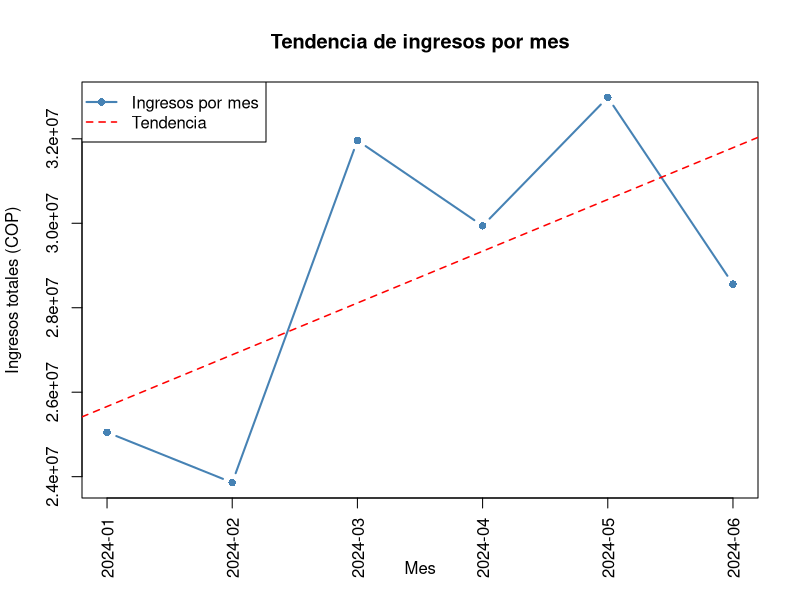

Write R code to recreate this figure.
# ============================================================
# TALLER – ANÁLISIS DE DATOS CON R
# Dataset: Ventas de Videojuegos
# ============================================================

# ────────────────────────────────────────────
# SECCIÓN 1: CARGA Y EXPLORACIÓN DEL DATASET
# ────────────────────────────────────────────

# Cargar el archivo CSV
mi_data <- read.csv("dataset_videojuegos_500.csv")

# Visualizar las primeras filas del dataset
print(head(mi_data))

# Identificar número de registros y variables
print(dim(mi_data))                          # Filas x Columnas
n_registros <- nrow(mi_data)                 # Número de filas
n_variables <- ncol(mi_data)                 # Número de columnas
print(paste("Registros:", n_registros))
print(paste("Variables:", n_variables))

# Analizar el tipo de dato de cada columna
str(mi_data)                                 # Estructura general
print(sapply(mi_data, class))                # Clase de cada variable

# Convertir la columna 'fecha' de texto a tipo Date
mi_data$fecha <- as.Date(mi_data$fecha)

# ────────────────────────────────────────────
# SECCIÓN 2: VECTOR – VARIABLE NUMÉRICA PRINCIPAL
# ────────────────────────────────────────────

# Almacenar la columna 'precio' en un vector
precios_vector <- mi_data$precio

# Calcular estadísticas básicas del precio
promedio_precio <- mean(precios_vector, na.rm = TRUE)   # Promedio
max_precio      <- max(precios_vector, na.rm = TRUE)    # Máximo
min_precio      <- min(precios_vector, na.rm = TRUE)    # Mínimo

print(paste("Promedio del precio:", promedio_precio))
print(paste("Precio máximo:", max_precio))
print(paste("Precio mínimo:", min_precio))

# Resumen estadístico completo del vector
summary(precios_vector)

# ────────────────────────────────────────────
# SECCIÓN 3: LISTA – INFORMACIÓN GENERAL DEL ANÁLISIS
# ────────────────────────────────────────────

# Se usa una lista porque permite almacenar distintos tipos
# de datos juntos: texto, números y fechas en un solo objeto
info_analisis <- list(
  nombre          = "Análisis de ventas de videojuegos",
  categoria_principal = "Videojuegos",
  ciudades        = unique(mi_data$ciudad),       # Vector con las ciudades del dataset
  n_registros     = nrow(mi_data),                # Número total de filas
  n_variables     = ncol(mi_data),                # Número total de columnas
  precio_promedio = mean(mi_data$precio),         # Promedio de precio (numérico)
  fecha_inicio    = min(mi_data$fecha),           # Fecha de venta más antigua (Date)
  fecha_fin       = max(mi_data$fecha)            # Fecha de venta más reciente (Date)
)

# Mostrar la lista completa
print(info_analisis)

# También se puede acceder a cada elemento individualmente
print(paste("Análisis:", info_analisis$nombre))
print(paste("Registros:", info_analisis$n_registros))
print(paste("Período:", info_analisis$fecha_inicio, "al", info_analisis$fecha_fin))


#Porque usamos una lista porque mezcla character, integer, Date y hasta 
#vectores dentro de un mismo objeto

# ────────────────────────────────────────────
# SECCIÓN 4: MATRIZ – VARIABLES NUMÉRICAS E INDICADOR
# ────────────────────────────────────────────

# Se usa una matriz porque permite organizar datos numéricos
# en formato fila-columna y operar sobre ellos fácilmente

matriz_ventas <- matrix(
  c(mi_data$precio, mi_data$cantidad),  # Datos: precio y cantidad
  ncol = 2,                              # Dos columnas
  dimnames = list(NULL, c("precio", "cantidad"))  # Nombres de columnas
)

# Ver las primeras filas de la matriz
print(head(matriz_ventas))

# Calcular un nuevo indicador: ingreso total por venta (precio x cantidad)
ingreso_total <- matriz_ventas[, "precio"] * matriz_ventas[, "cantidad"]

# Agregar el indicador como nueva columna al data frame original
mi_data$ingreso_total <- ingreso_total

# Verificar que se agregó correctamente
print(head(mi_data[, c("precio", "cantidad", "ingreso_total")]))

# Estadísticas básicas del nuevo indicador
print(paste("Ingreso total promedio:", mean(ingreso_total)))
print(paste("Ingreso total máximo:",  max(ingreso_total)))
print(paste("Ingreso total mínimo:",  min(ingreso_total)))

#la matriz solo acepta un tipo de dato (en este caso numérico), y eso la hace 
#ideal para operaciones matemáticas entre columnas, 
#como multiplicar precio × cantidad para obtener el ingreso


# ────────────────────────────────────────────
# SECCIÓN 5: FILTROS Y ESTADÍSTICAS BÁSICAS
# ────────────────────────────────────────────

# Los filtros permiten explorar subconjuntos del dataset
# según condiciones específicas de las variables

# --- Filtro 1: Ventas con precio mayor a 150000 ---
ventas_caras <- mi_data[mi_data$precio > 150000, ]
print(paste("Ventas con precio mayor a 150.000:", nrow(ventas_caras)))

# --- Filtro 2: Ventas por ciudad (Bogotá) ---
ventas_bogota <- mi_data[mi_data$ciudad == "Bogota", ]
print(paste("Ventas en Bogotá:", nrow(ventas_bogota)))

# --- Filtro 3: Ventas de una plataforma específica (PlayStation) ---
ventas_ps <- mi_data[mi_data$plataforma == "PlayStation", ]
print(paste("Ventas en PlayStation:", nrow(ventas_ps)))

# --- Filtro 4: Ventas con cantidad mayor a 3 unidades ---
ventas_cantidad_alta <- mi_data[mi_data$cantidad > 3, ]
print(paste("Ventas con más de 3 unidades:", nrow(ventas_cantidad_alta)))

# --- Filtro combinado: PlayStation con precio > 150000 ---
ventas_ps_caras <- mi_data[mi_data$plataforma == "PlayStation" & mi_data$precio > 150000, ]
print(paste("PlayStation con precio > 150.000:", nrow(ventas_ps_caras)))

# --- Estadísticas básicas generales del dataset ---
print(summary(mi_data$precio))
print(summary(mi_data$cantidad))
print(summary(mi_data$ingreso_total))

# ────────────────────────────────────────────
# SECCIÓN 6: FACTOR – VARIABLE CATEGÓRICA
# ────────────────────────────────────────────

# Un factor es la estructura adecuada para variables categóricas
# porque organiza los datos en niveles (categorías únicas)
# y permite analizar su frecuencia fácilmente

# Convertir la columna 'genero' a factor
genero_factor <- factor(mi_data$genero)

# Ver los niveles (categorías únicas) del factor
print("Categorías de género:")
print(levels(genero_factor))

# Ver cuántos niveles tiene
print(paste("Número de géneros distintos:", nlevels(genero_factor)))

# Frecuencia de cada categoría
print("Frecuencia por género:")
print(table(genero_factor))

# También convertir 'plataforma' a factor y analizar su frecuencia
plataforma_factor <- factor(mi_data$plataforma)

print("Categorías de plataforma:")
print(levels(plataforma_factor))

print("Frecuencia por plataforma:")
print(table(plataforma_factor))

# ────────────────────────────────────────────
# SECCIÓN 7: FRECUENCIAS Y AGRUPACIÓN
# ────────────────────────────────────────────

# Se calculan conteos y agrupaciones para identificar
# qué categorías concentran más ventas en el dataset

# --- Frecuencia por ciudad ---
freq_ciudad <- table(mi_data$ciudad)
print("Frecuencia de ventas por ciudad:")
print(freq_ciudad)

# Ciudad con más ventas
print(paste("Ciudad con más ventas:", names(which.max(freq_ciudad))))

# --- Frecuencia por plataforma ---
freq_plataforma <- table(mi_data$plataforma)
print("Frecuencia de ventas por plataforma:")
print(freq_plataforma)

# Plataforma con más ventas
print(paste("Plataforma con más ventas:", names(which.max(freq_plataforma))))

# --- Frecuencia cruzada: ciudad x plataforma ---
# Permite ver qué plataforma domina en cada ciudad
freq_ciudad_plataforma <- table(mi_data$ciudad, mi_data$plataforma)
print("Frecuencia cruzada ciudad x plataforma:")
print(freq_ciudad_plataforma)

# --- Agrupación: ingreso total por género ---
# Se usa aggregate para sumar ingresos agrupando por género
ingresos_por_genero <- aggregate(
  ingreso_total ~ genero,
  data = mi_data,
  FUN  = sum
)

# Ordenar de mayor a menor ingreso
ingresos_por_genero <- ingresos_por_genero[order(-ingresos_por_genero$ingreso_total), ]

print("Ingresos totales por género:")
print(ingresos_por_genero)

# Género con mayores ingresos
print(paste("Género con mayores ingresos:", ingresos_por_genero$genero[1]))

# 1. table(): Se utiliza para el CONTEO de registros. Solo dice cuántas veces 
#    aparece cada categoría (frecuencia absoluta).
# 2. aggregate(): Se utiliza para AGRUPAR datos y aplicar una función (como sum 
#    o mean) sobre una variable numérica (ej. sumar ingresos por fecha).
# 3. Frecuencia Cruzada: Al usar table(var1, var2), obtenemos el comportamiento 
#    combinado (ej. qué plataforma se vende más en cada ciudad), lo cual 
#    aporta un análisis más profundo que un conteo simple.

# ────────────────────────────────────────────
# SECCIÓN 8: ANÁLISIS TEMPORAL Y GRÁFICO
# ────────────────────────────────────────────

# Se analiza cómo evolucionan los ingresos a lo largo del tiempo
# agrupando las ventas por mes y generando un gráfico de tendencia

# --- Agrupar ingresos totales por mes ---
# Se extrae el mes y año de la columna fecha para agrupar
mi_data$mes <- format(mi_data$fecha, "%Y-%m")  # Crear columna mes (ej: "2024-03")

ingresos_por_mes <- aggregate(
  ingreso_total ~ mes,
  data = mi_data,
  FUN  = sum
)

# Ordenar cronológicamente
ingresos_por_mes <- ingresos_por_mes[order(ingresos_por_mes$mes), ]

print("Ingresos totales por mes:")
print(ingresos_por_mes)

# Mes con mayores ingresos
print(paste("Mes con mayores ingresos:", ingresos_por_mes$mes[which.max(ingresos_por_mes$ingreso_total)]))

# --- Gráfico de tendencia de ingresos por mes ---
plot(
  x    = 1:nrow(ingresos_por_mes),          # Posición en el eje X
  y    = ingresos_por_mes$ingreso_total,     # Ingresos en el eje Y
  type = "b",                                # Línea + puntos
  col  = "steelblue",
  lwd  = 2,
  pch  = 16,                                 # Forma del punto (círculo relleno)
  main = "Tendencia de ingresos por mes",    # Título del gráfico
  xlab = "Mes",                              # Etiqueta eje X
  ylab = "Ingresos totales (COP)",           # Etiqueta eje Y
  xaxt = "n"                                 # Desactivar eje X automático
)

# Agregar etiquetas de mes en el eje X
axis(
  side   = 1,
  at     = 1:nrow(ingresos_por_mes),
  labels = ingresos_por_mes$mes,
  las    = 2                                 # Etiquetas verticales
)

# Agregar línea de tendencia (regresión lineal)
x_seq <- 1:nrow(ingresos_por_mes)  # Crear la secuencia por separado

abline(
  lm(ingresos_por_mes$ingreso_total ~ x_seq),
  col = "red",
  lwd = 1.5,
  lty = 2                                    # Línea punteada
)

# Agregar leyenda
legend(
  "topleft",
  legend = c("Ingresos por mes", "Tendencia"),
  col    = c("steelblue", "red"),
  lwd    = c(2, 1.5),
  lty    = c(1, 2),
  pch    = c(16, NA)
)


# ────────────────────────────────────────────
# Conculusión del análisis temporal
# ────────────────────────────────────────────

#Se observa una tendencia general creciente durante el primer semestre, 
#con una caída en el bimestre enero–febrero atribuible al efecto post-navidad, 
#seguida de una recuperación sostenida hacia mayo, que coincide con la temporada 
#previa a vacaciones de mitad de año en Colombia.
